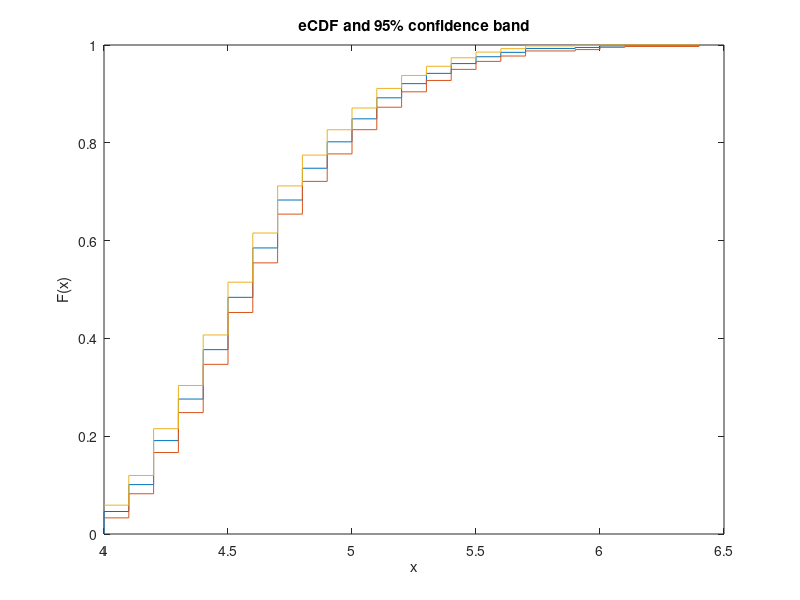
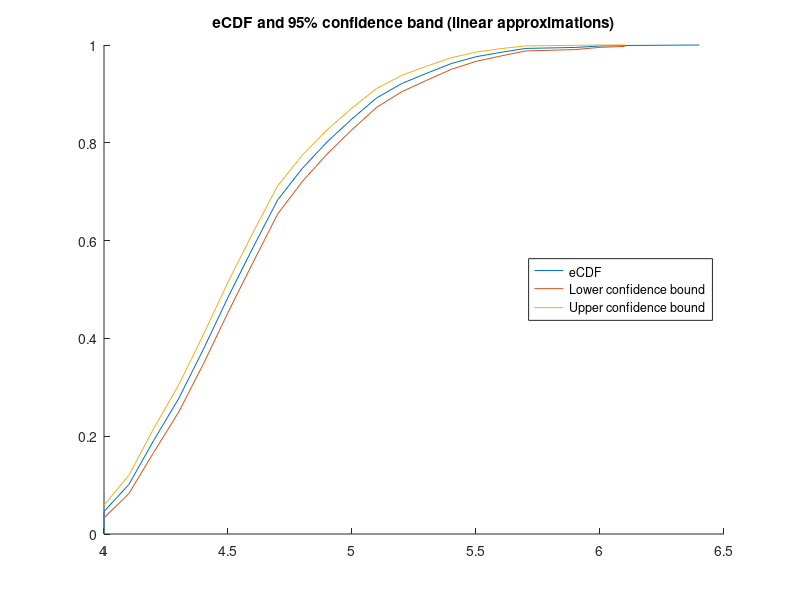

Reproduce these figures in MATLAB, in order.
% Part (a) 

fiji = importdata("fiji.txt");
magnitudes = fiji(:,5);

figure
ecdf(magnitudes, "Alpha",0.05,"Bounds","on")
title("eCDF and 95% confidence band")
% Part (b)

[f,x,flo,fup] = ecdf(magnitudes,"Alpha",0.05);
figure
hold on
plot(x,f)
plot(x,flo)
plot(x,fup)
legend("eCDF", "Lower confidence bound", "Upper confidence bound", "Location","east")
title("eCDF and 95% confidence band (linear approximations)")